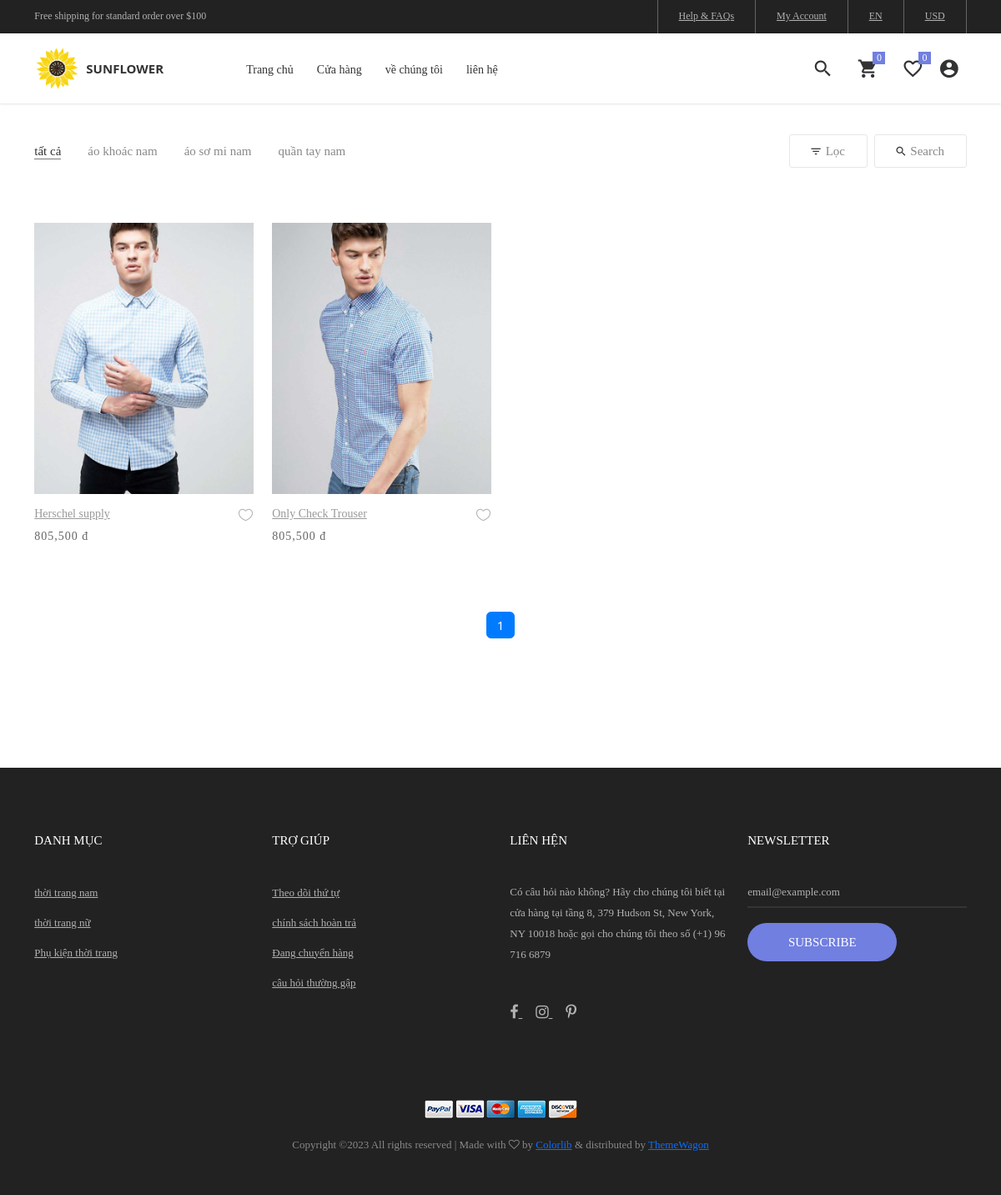
Screenshot of /?controller=shop&page=1&category=26 with the database file from the repository.
### tables this page shows
CREATE TABLE `menus` (
  `id` bigint(20) NOT NULL,
  `name` varchar(255) NOT NULL,
  `url` varchar(255) DEFAULT NULL,
  `parent_id` bigint(20) DEFAULT 0,
  `description` varchar(255) DEFAULT NULL,
  `user_id` bigint(20) NOT NULL,
  `created_at` timestamp NULL DEFAULT current_timestamp(),
  `update_at` timestamp NULL DEFAULT current_timestamp()
);

CREATE TABLE `category` (
  `id` bigint(20) NOT NULL,
  `name` varchar(255) NOT NULL,
  `parent_id` bigint(20) DEFAULT 0,
  `created_at` timestamp NULL DEFAULT current_timestamp(),
  `update_at` timestamp NULL DEFAULT current_timestamp(),
  `deleted_at` timestamp NULL DEFAULT NULL,
  `user_id` bigint(20) NOT NULL
);

CREATE TABLE `products` (
  `id` bigint(20) NOT NULL,
  `name` varchar(255) NOT NULL,
  `user_id` bigint(20) NOT NULL,
  `description` varchar(255) DEFAULT NULL,
  `price` bigint(20) NOT NULL,
  `count_likes` bigint(20) DEFAULT 0,
  `count_comments` bigint(20) DEFAULT 0,
  `category_id` bigint(20) NOT NULL,
  `count_views` bigint(20) DEFAULT 0,
  `count_buy` bigint(20) DEFAULT 0,
  `created_at` timestamp NULL DEFAULT current_timestamp(),
  `updated_at` datetime DEFAULT current_timestamp(),
  `delete_at` int(11) DEFAULT NULL,
  `feature_image` varchar(255) DEFAULT NULL,
  `quantity` bigint(20) DEFAULT 0,
  `discount` bigint(20) NOT NULL,
  `count_reviews` bigint(20) DEFAULT NULL
);

### views/components/product/product-filter.php (the view, shortened to what the rows shown need)
<div class="flex-w flex-l-m filter-tope-group m-tb-10">
    <button class="stext-106 cl6 hov1 bor3 trans-04 m-r-32 m-tb-5 how-active1" data-filter="*">
        tất cả
    </button>
    <?php if (!empty($category) && count($category) > 0) : ?>
        <?php foreach ($category as $value) : ?>
            <button class="stext-106 cl6 hov1 bor3 trans-04 m-r-32 m-tb-5" data-filter=".category-<?= $value['id'] ?>">
                <?= $value['name'] ?>
            </button>
        <?php endforeach ?>
    <?php endif ?>
</div>

### views/components/header/header-default-web.php (shortened to what the rows shown need)
<?php
$query = new Query();
$menu = $query->table('menus')->select('*')->where('parent_id', '=', 0)->all();
?>
<header class="header-v4">
    <div class="container-menu-desktop">
        <div class="wrap-menu-desktop how-shadow1">
            <nav class="limiter-menu-desktop container">
                <div class="menu-desktop">
                    <ul class="main-menu">
                        <?php if (!empty($menu) && count($menu) > 0) : ?>
                            <?php foreach ($menu as $value) : ?>
                                <li class="">
                                    <a href="<?= $value['url'] ?>" style="text-decoration:none;"><?= $value['name'] ?></a>
                                </li>
                            <?php endforeach ?>
                        <?php endif ?>
                    </ul>
                </div>
            </nav>
        </div>
    </div>
</header>

### views/pages/shop/index.php (shortened to what the rows shown need)
<div class="bg0 m-t-23 p-b-140">
    <div class="container">
        <div class="flex-w flex-sb-m p-b-52">
            <?php View('components/product/product-filter', ['category' => $category ?? []]) ?>
        </div>
        <div class="row isotope-grid">
            <?php if (!empty($products) && count($products) > 0) : ?>
                <?php foreach ($products['data'] as $value) : ?>
                    <?php View('components/product/product-cart', $value) ?>
                <?php endforeach ?>
            <?php endif ?>
        </div>
    </div>
</div>

### views/components/product/product-cart.php (shortened to what the rows shown need)
<div class="col-sm-6 col-md-4 col-lg-3 p-b-35 isotope-item category-<?= $category_id ?>">
    <div class="block2">
        <div class="block2-pic hov-img0">
            <img src="<?= $feature_image ?>" alt="IMG-PRODUCT">
        </div>
        <div class="block2-txt flex-w flex-t p-t-14">
            <div class="block2-txt-child1 flex-col-l ">
                <a href="?controller=shop&action=detail&id=<?= $id ?>" class="stext-104 cl4 hov-cl1 trans-04 js-name-b2 p-b-6">
                    <?= $name ?>
                </a>
                <span class="stext-105 cl3">
                    <?php if ($discount > 0) : ?>
                        <?= number_format($discount)  ?> đ
                        <del><?= number_format($price) ?> đ </del>
                    <?php else : ?>
                        <?= number_format($price)  ?> đ
                    <?php endif; ?>
                </span>
            </div>
            <div class="block2-txt-child2 flex-r p-t-3">
                <a href="#" class="btn-addwish-b2 dis-block pos-relative js-addwish-b2">
                    <img class="icon-heart1 dis-block trans-04" src="public/assets/images/icons/icon-heart-01.png" alt="ICON">
                </a>
            </div>
        </div>
    </div>
</div>

### views/components/footer/footer-web.php (shortened to what the rows shown need)
<?php
$query = new Query();
$categoryList = $query->table('category')->select()->where('parent_id', '=', 0)->all();
?>
<footer class="bg3 p-t-75 p-b-32">
    <div class="container">
        <div class="row">
            <div class="col-sm-6 col-lg-3 p-b-50">
                <?php foreach ($categoryList  as $value) : ?>
                    <li class="p-b-10">
                        <a href="?controller=shop&page=1&category=<?= $value['id'] ?>" class="stext-107 cl7 hov-cl1 trans-04">
                            <?= $value['name'] ?>
                        </a>
                    </li>
                <?php endforeach; ?>
            </div>
        </div>
    </div>
</footer>

### rows the page displays
menus: name "Trang chủ"
menus: name "Cửa hàng"
menus: name "về chúng tôi"
menus: name "liên hệ"
category: name "áo khoác nam"
category: name "áo sơ mi nam"
category: name "quần tay nam"
products: feature_image (picture), name "Herschel supply", price "805,500"
products: feature_image (picture), name "Only Check Trouser", price "805,500"
category: name "thời trang nam"
category: name "thời trang nữ"
category: name "Phụ kiện thời trang"
